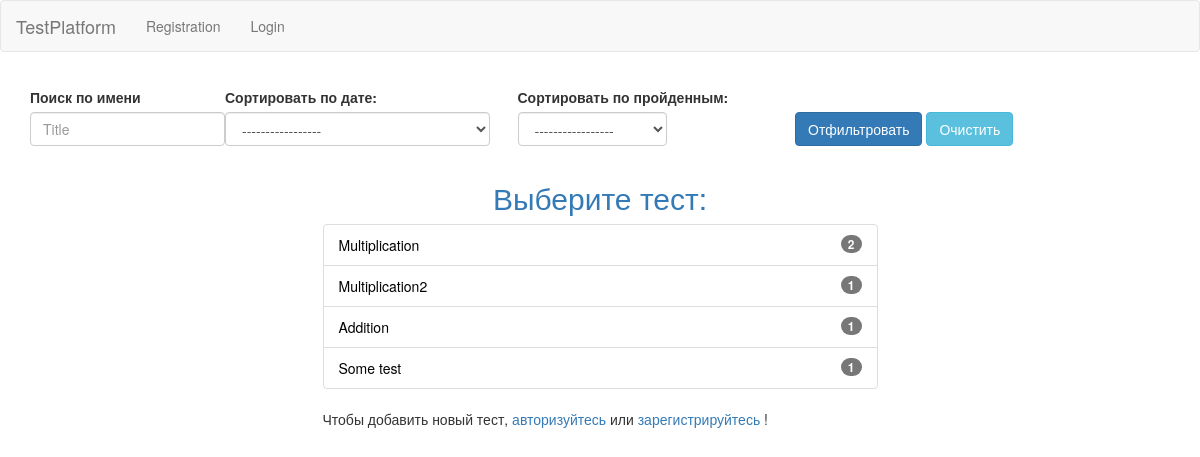
Before: / with the older database file.
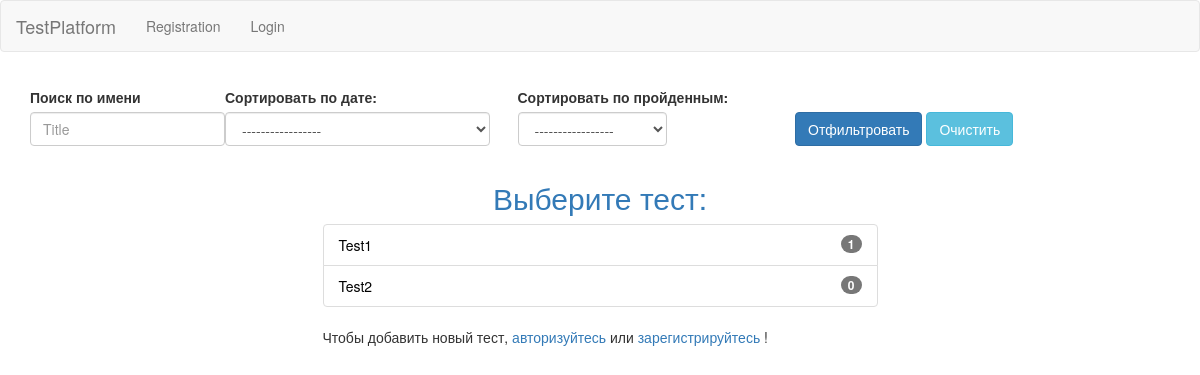
After: the same page with the newer database file.
### tests/models.py (models this page shows, shortened)
class Test(models.Model):
    title = models.CharField(max_length=255)
    author = models.ForeignKey(settings.AUTH_USER_MODEL, on_delete=models.SET_NULL, null=True)
    description = models.TextField()
    date = models.DateTimeField(auto_now_add=True)
    def __str__(self):
        return self.title

### tests/views.py (the view)
# urls.py: path('', HomeView.as_view(), name='home-page'),
class HomeView(ListView):
    template_name = 'home_page.html'
    model = Test
    def get_context_data(self, **kwargs):
        context = super().get_context_data(**kwargs)
        if self.request.GET:
            form = SearchForm(data=self.request.GET)
            if form.is_valid():
                context['object_list'] = form.get_searched_queryset(context['object_list'], user=self.request.user)
            context['form'] = form
        else:
            context['form'] = SearchForm()
        return context

### tests/forms.py (shortened to what this page needs)
class SearchForm(forms.Form):
    DATE_CHOICES = (
        ('0', '-----------------'),
        ('1', 'Сортировать по дате добавления'),
        ('2', 'Сортировать в обратном порядке')
    )
    PASSED_CHOICES = (
        ('0', '-----------------'),
        ('1', 'Пройденные'),
        ('2', 'Не пройденные')
    )
    title = forms.CharField(required=False)
    date = forms.ChoiceField(choices=DATE_CHOICES, required=False)
    passed = forms.ChoiceField(choices=PASSED_CHOICES, required=False)

### tests/templates/home_page.html (shortened to what this page needs)
{% extends 'base.html' %}
{% load staticfiles %}
{% block include_css %}
    <link rel="stylesheet" type="text/css" href="{% static 'tests/css/home_page_style.css' %}">
{% endblock include_css %}
{% block content %}
    <div class="container-fluid">
            <div class="row">
                <div class="panel-body">
                    <form accept-charset="UTF-8" class='form-inline' role="form" method="get">
                    <fieldset>
                        <div class="form-group col-md-2">
                            <label for="test_title"> Поиск по имени </label>
                            <input type="text" class="form-control" name="title" id="test_title" placeholder="Title" value="{{ form.title.value|default_if_none:'' }}">
                        </div>
                        <div class="form-group col-md-3">
                            <label for="id_date">Сортировать по дате:</label>
                            <select class="form-control" name="date" id="sel">
                                {% for value, key in form.fields.date.choices %}
                                    <option value="{{ value }}"
                                        >
                                        {{ key }}
                                    </option>
                                {% endfor %}
                            </select>
                        </div>
                        <div class="form-group col-md-3">
                            <label for="id_passed">Сортировать по пройденным:</label>
                            <select class="form-control" name="passed" id="sel1">
                                {% for value, key in form.fields.passed.choices %}
                                    <option value="{{ value }}"
                                        >
                                        {{ key }}
                                    </option>
                                {% endfor %}
                            </select>
                        </div>
                    <div class="form-group buttons">
                        <input class="btn btn-md btn-primary" type="submit" value="Отфильтровать">
                        <a class="btn btn-md btn-info" href="/"> Очистить </a><br>
                    </div>
                    </fieldset>
                    </form>
                </div>
            </div>
        </div>
    {% if object_list %}
        <h2 class="text-center text-primary"> Выберите тест: </h2>
        <div class="container-fluid">
            <div class="raw">
                <div class="col-md-6 col-md-offset-3">
                    <ul class="list-group">
                        {% for test in object_list %}
                            <li class="list-group-item">
                                <a class="test" href="{% url 'tests:test' test_title=test.title %}"> {{ test }} </a>
                                <span class="badge"> {{ test.result_set.all.count }} </span>
                            </li>
                        {% endfor %}
                    </ul>
                    {% if request.user.is_authenticated %}
                        <a class="btn btn-lg btn-primary" href="{% url 'tests:add-test' %}"> Добавить тест </a><br>
                    {% else %}
                        Чтобы добавить новый тест, <a href="{% url 'login' %}"> авторизуйтесь </a> или <a href="{% url 'registration' %}"> зарегистрируйтесь </a>!
                    {% endif %}
                </div>
            </div>
        </div>
    {% elif not object_list and form.title.value %}
        <h2 class="text-center text-danger"> Теста с таким именем нет! </h2>
    {% endif %}
{% endblock content %}

### tests/templates/base.html (shortened to what this page needs)
<!DOCTYPE html>
<html lang="en">
<head>
    <link href="//netdna.bootstrapcdn.com/bootstrap/3.0.0/css/bootstrap.min.css" rel="stylesheet" id="bootstrap-css">
    {% block include_css %}
    {% endblock include_css %}
</head>
<body>
    {% include 'navbar.html' %}
    {% block content %}
    {% endblock content%}
</body>
</html>

### tests/templates/navbar.html
<nav class="navbar navbar-default">
        <div class="conteiner-fluid">
            <div class="navbar-header">
                <a href="{% url 'tests:home-page' %}" class="navbar-brand"> TestPlatform </a>
            </div>
            <div>
                <ul class="nav navbar-nav">
                    {% if not request.user.is_authenticated %}
                        <li>
                            <a href="{% url 'registration' %}"> Registration </a>
                        </li>
                    {% else %}
                        <li>
                            <a href="{% url 'my-account' %}"> My account({{ request.user }})</a>
                        </li>
                    {% endif %}
                    {% if request.user.is_authenticated %}
                        <li>
                            <a href="{% url 'logout' %}"> Logout </a>
                        </li>
                    {% else %}
                        <li>
                            <a href="{% url 'login' %}"> Login </a>
                        </li>
                    {% endif %}
                </ul>
            </div>
        </div>
    </nav>

### tests/static/tests/css/home_page_style.css (style rules this page uses)
a.test { text-decoration: none; color: black; }
div.buttons { margin-top: 25px; }

Changed rows visible on the page:
removed Test: title "Multiplication", result_set.all.count "2"
removed Test: title "Multiplication2", result_set.all.count "1"
removed Test: title "Addition", result_set.all.count "1"
removed Test: title "Some test", result_set.all.count "1"
added Test: title "Test1", result_set.all.count "1"
added Test: title "Test2", result_set.all.count "0"
